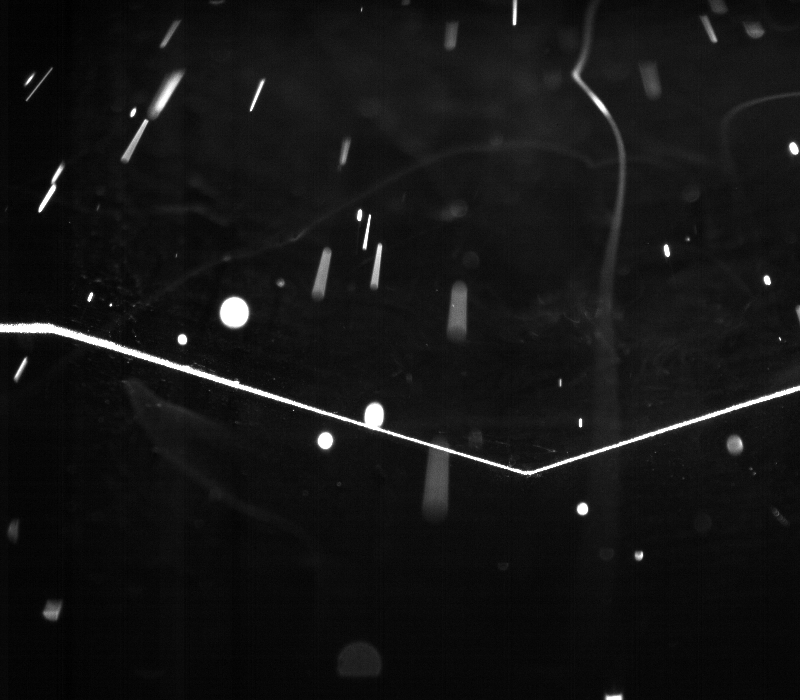
#> input picture OpenCV预处理/demo.bmp, 800 x 700 px
$ python '预处理滤波处理.py'
#> lines starting #> are read from the running program, lines starting #| are printed output that depends on the picture
### OpenCV预处理/Morphology.py
import cv2
import numpy as np
def Resize(img):
    res = cv2.resize(img,(600,800))
    cv2.imwrite("laser02.jpg",res)

def Erode(gray_img,ksize = 5):
    kernel = np.ones((ksize,ksize),np.uint8)
    erosion = cv2.erode(gray_img,kernel,iterations=1)
    return erosion
def Dilation(gray_img,ksize = 5):
    kernel = np.ones((ksize, ksize), np.uint8)
    dilation = cv2.dilate(gray_img, kernel, iterations=1)
    return dilation
def Opening(gray_img,ksize = 5):
    """
    去除外部的零散点
    :param gray_img:
    :param ksize:
    :return:
    """
    kernel = np.ones((ksize, ksize), np.uint8)
    opening = cv2.morphologyEx(gray_img, cv2.MORPH_OPEN, kernel)
    return opening
def Closig(gray_img,ksize = 5):
    """
    #填充前景物中的小洞，或者小黑点
    :param gray_img:
    :param ksize:
    :return:
    """
    kernel = np.ones((ksize, ksize), np.uint8)
    closing = cv2.morphologyEx(gray_img, cv2.MORPH_CLOSE, kernel)
    return closing

### OpenCV预处理/预处理滤波处理.py
import cv2
import numpy as np
from OpenCV预处理.Morphology import *

def Active(pos):
    Gk = cv2.getTrackbarPos("Gaussion","control")
    Mk = cv2.getTrackbarPos("Medsize","control")
    k = cv2.getTrackbarPos("MediaK","control")
    flags_dila = cv2.getTrackbarPos("Dilation","control")
    flags_erod = cv2.getTrackbarPos("Erode", "control")
    flags_open = cv2.getTrackbarPos("Open", "control")
    flags_close = cv2.getTrackbarPos("Close", "control")
    ksize = 2*Gk+1
    ksize2 = 2*Mk+1
    print(ksize2)
    res = cv2.GaussianBlur(gray,(ksize,ksize), 1)
    for i in range(k):
        res = cv2.medianBlur(res,ksize2)
    if flags_dila:
        res = Dilation(res )
    if flags_erod:
        print("Erode")
        res = Erode(res)
    if flags_open:
        res = Opening(res)
    if flags_close:
        res = Closig(res)
    cv2.imshow("res",res)
filename = "demo.bmp"
img = cv2.imread(filename)
#> img is the input picture: shape (700, 800, 3); min 0, max 255, mean 20.5
gray = cv2.cvtColor(img,cv2.COLOR_BGR2GRAY)
cv2.namedWindow("control",0)
cv2.createTrackbar("Gaussion","control",1,10,Active)
cv2.createTrackbar("Medsize","control",1,5,Active)
cv2.createTrackbar("MediaK","control",1,5,Active)
cv2.createTrackbar("Dilation","control",0,1,Active)
#> slider 'Dilation' is set to 1
cv2.createTrackbar("Erode","control",0,1,Active)
#> slider 'Erode' is set to 1
cv2.createTrackbar("Open","control",0,1,Active)
#> slider 'Open' is set to 1
cv2.createTrackbar("Close","control",0,1,Active)
#> slider 'Close' is set to 1
cv2.imshow("origin",img)
cv2.waitKey(0)
#> in Dilation, `dilation = cv2.dilate(gray_img, kernel, iterations=1)`:
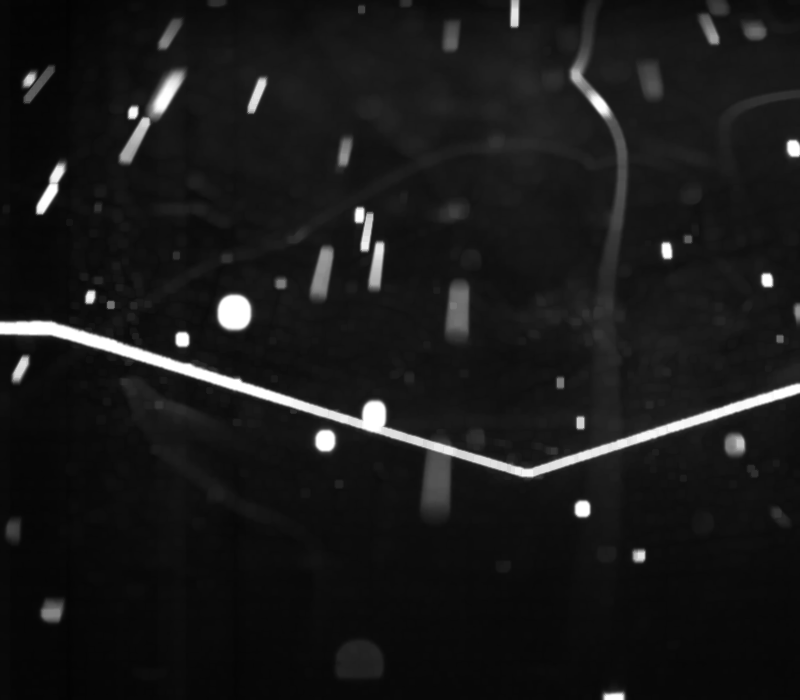
#> dilation: shape (700, 800); min 2, max 255, mean 25.2
